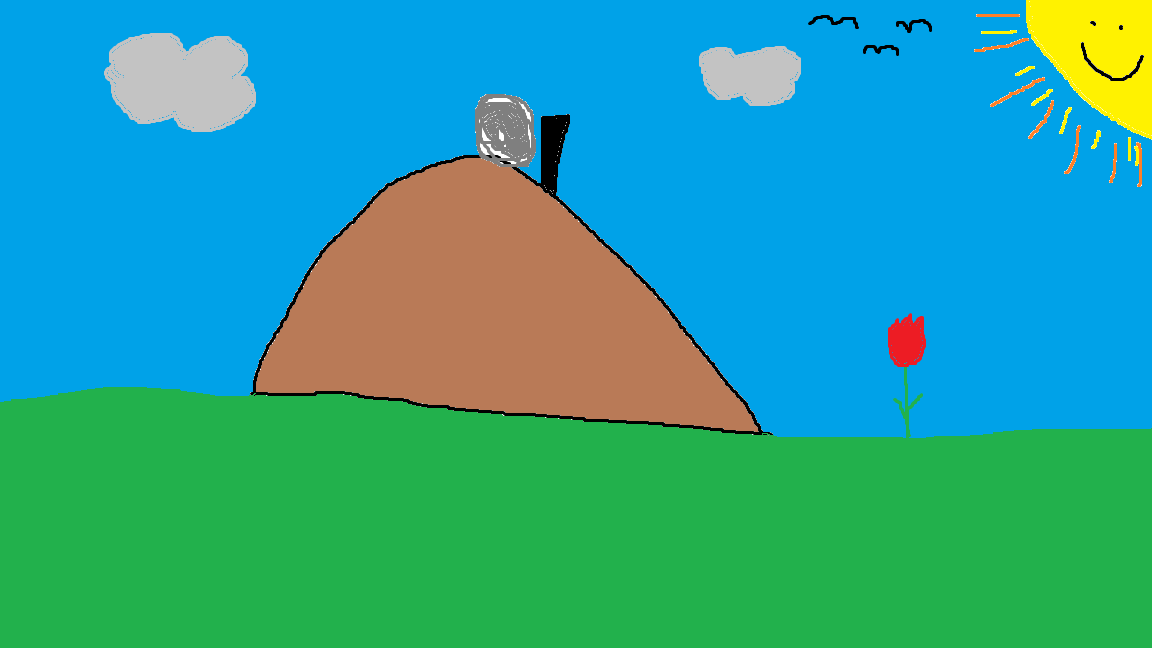
#> input picture Images/FaticaNeiMateriali.png, 1152 x 648 px
$ python 4basics.py
#> lines starting #> are read from the running program, lines starting #| are printed output that depends on the picture; after the words box and inside, x2 and y2 are one past the last pixel; in counts of white or black regions, pixels touching at a corner belong together
import cv2 as cv

img = cv.imread('Images/FaticaNeiMateriali.png')
#> img is the input picture: shape (648, 1152, 3); mean B, G, R 152.6, 163.4, 42.4
cv.imshow('OG', img)

## TURN AN IMAGE INTO GRAY SCALE ##

# (image to transform, code of the op)
gray = cv.cvtColor(img, cv.COLOR_BGR2GRAY)
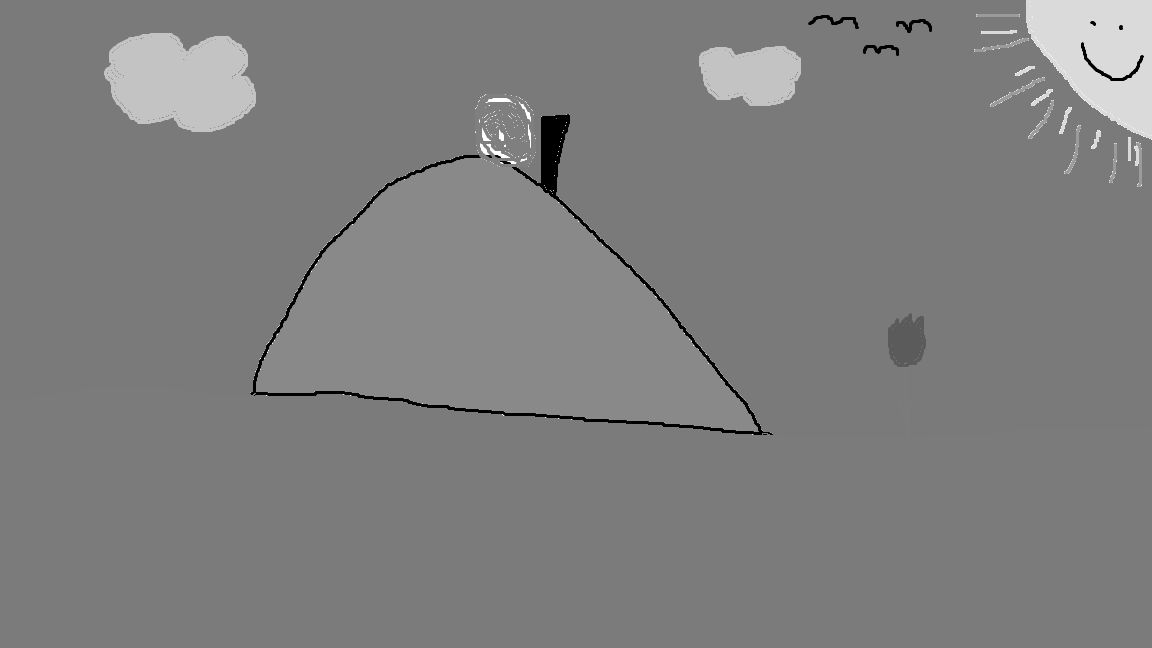
#> gray: shape (648, 1152); min 0, max 255, mean 126.3
cv.imshow('Gray Scale', gray)

## BLUR AN IMAGE ##

# (image to transform, (kernel size), other thing)
blur = cv.GaussianBlur(img, (3,3), cv.BORDER_DEFAULT)       # Higher the kernel size, blurer the image
cv.imshow('Blurred Image', blur)

## DRAW EDGES ##

# (source image, threshold1, threshold2)    ! thre1 => if pixel value < th1 => put to black, if pixel > th2 => put to white
canny = cv.Canny(img, 125, 175)                 # If I give blur, less edges are found
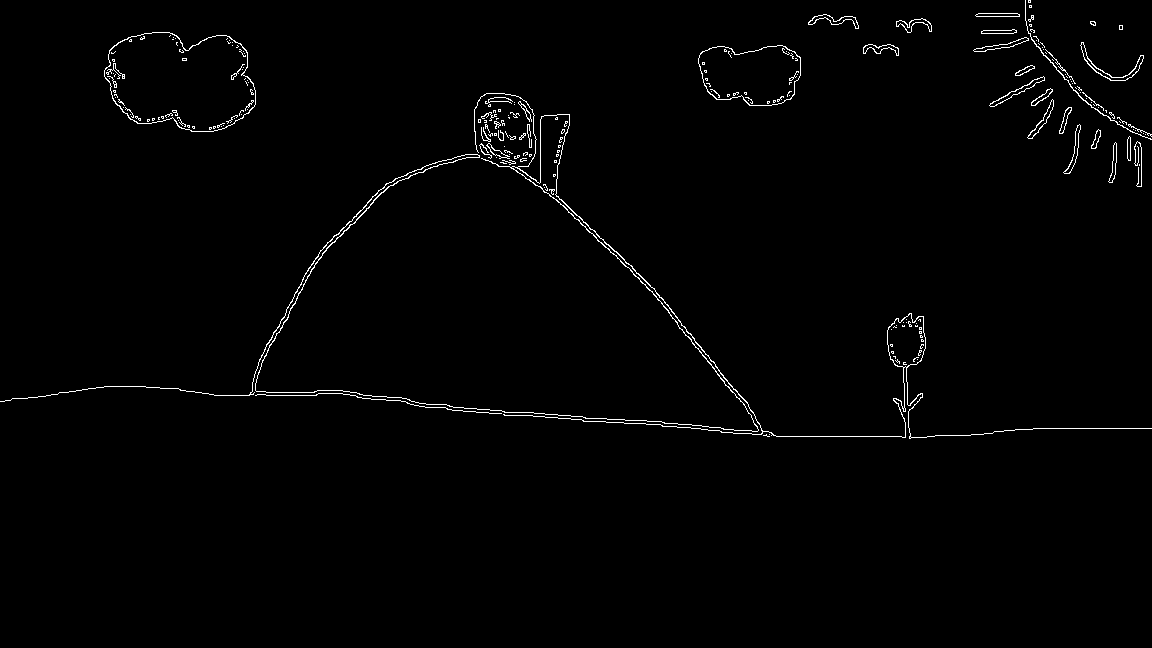
#> canny: shape (648, 1152); 1.2% white in thin lines or dots, all inside (x1, y1, x2, y2) = (0, 0, 1152, 439)
cv.imshow('Edges', canny)

## DILATING AN IMAGE ##

# (source image, (kernel size), iterations)
dilated = cv.dilate(canny, (7,7), iterations=3) # Based on iteration, the image dilate more
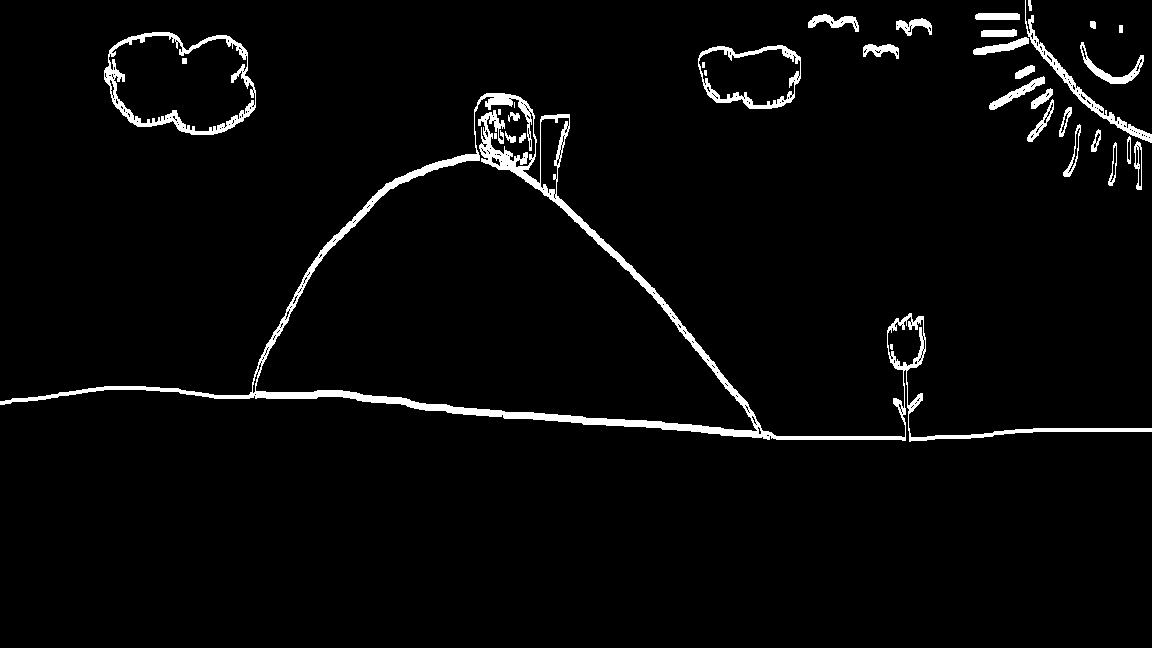
#> dilated: shape (648, 1152); 3.2% white; 34 white regions (6 under 20 px), largest, box (x1, y1, x2, y2) and area: (0, 93, 1152, 442) 14092, (104, 32, 256, 135) 2578, (698, 45, 801, 109) 1364
cv.imshow('Dilated', dilated)

##  ERODE AN IMAGE ##

# (source image, (kernel size), iterations)
eroded = cv.erode(dilated, (3,3), iterations=3)     # ! If i put same kernel, iteration as in dilate, I obtain the og image
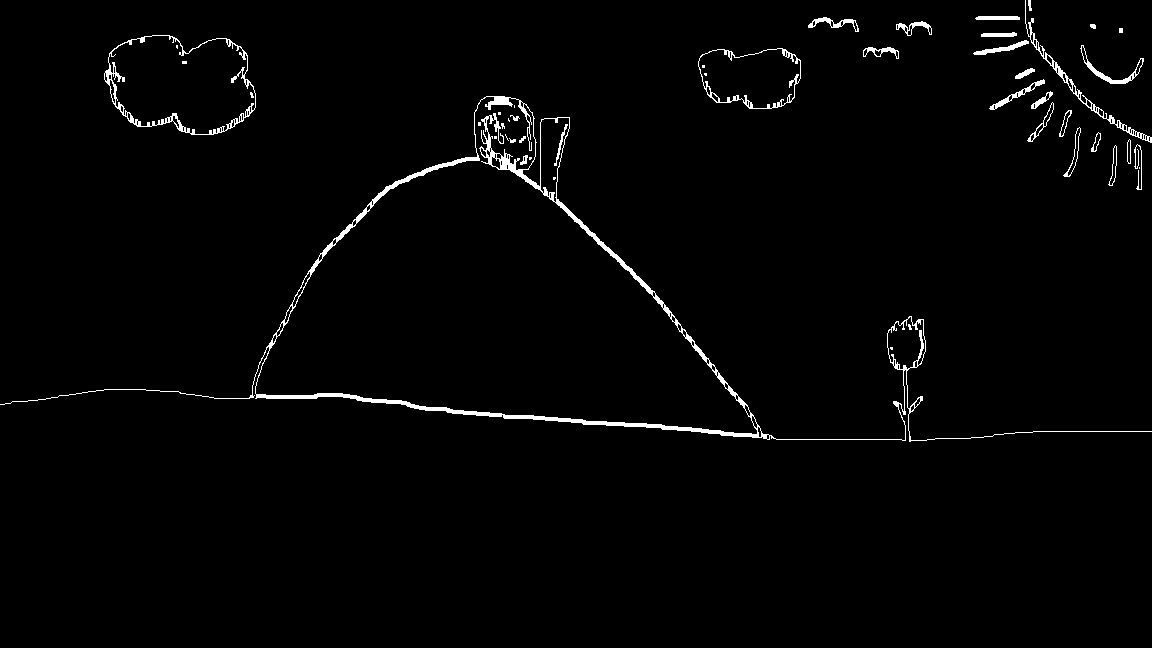
#> eroded: shape (648, 1152); 1.8% white; 46 white regions (17 under 20 px), largest, box (x1, y1, x2, y2) and area: (0, 96, 1152, 442) 7360, (104, 35, 256, 135) 1340, (1025, 0, 1152, 143) 736
cv.imshow('Eroded', eroded)

## RESIZE AN IMAGE ##

# (source, (new dimensions), interpolation)         ! DOES NOT CARE ABOUT THE ASPECT RATIO !
resized = cv.resize(img, (500,500))     # interpolation=cv.INTER_AREA when shrinking, INTER_LINEAR / INTER_CUBIC when enlarge
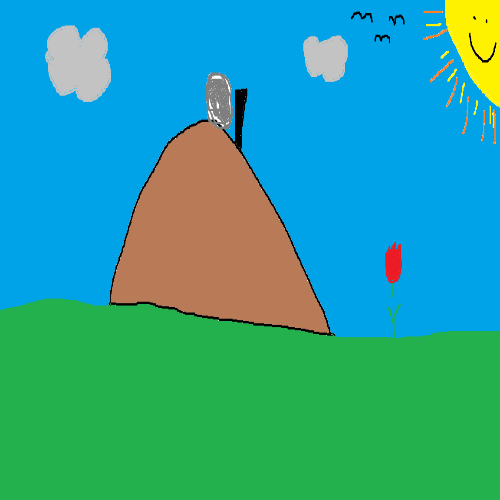
#> resized: shape (500, 500, 3); mean B, G, R 152.6, 163.4, 42.4
cv.imshow('Resized', resized)

## CROPPING AN IMAGE ##

# source image[which pixel to take]
cropped = img[50:200, 100:400]
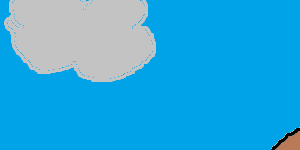
#> cropped: shape (150, 300, 3); mean B, G, R 222.2, 168.8, 45.1
cv.imshow('Cropped', cropped)


cv.waitKey(0)
